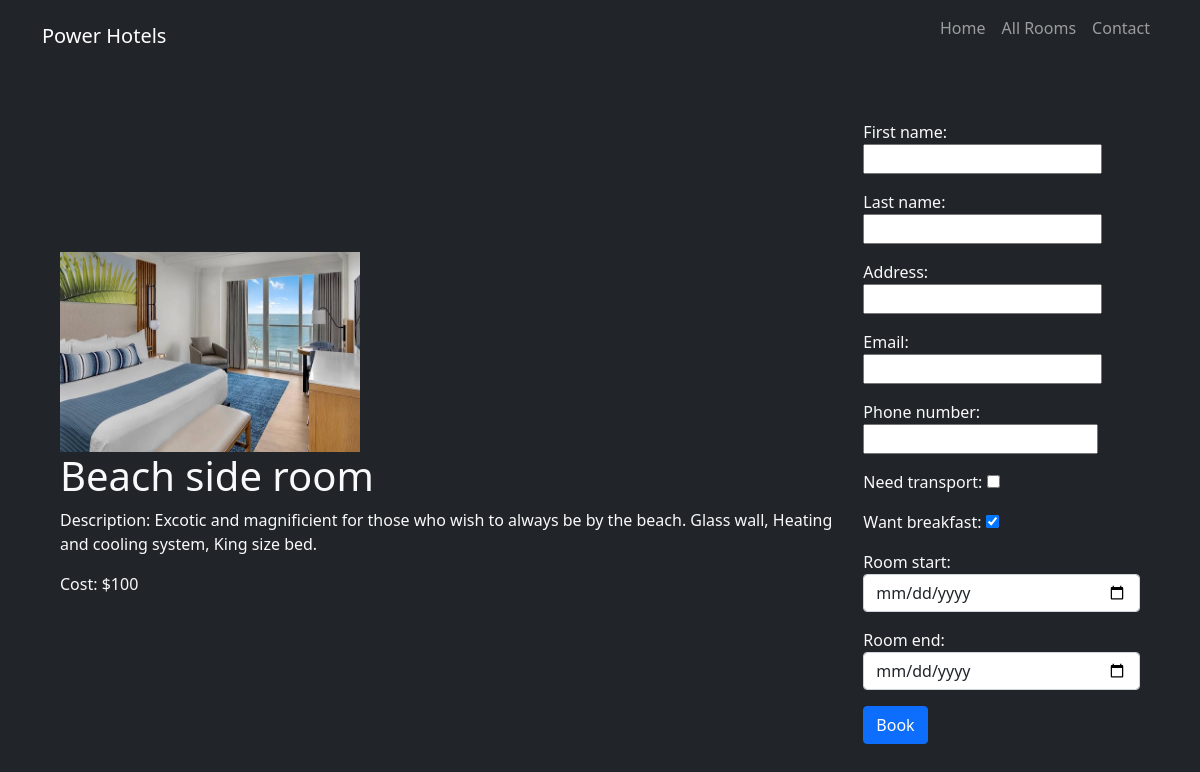
The app's page /room/2 with its own data.
### room/models.py (models this page shows, shortened)
class Room(models.Model):
    name = models.CharField(max_length=50)
    description = models.CharField(max_length=400)
    costper_night = models.PositiveIntegerField()
    is_booked = models.BooleanField(default=False)
    image = models.ImageField(null= True)

### customer/views.py (the view, shortened to what this page needs)
# urls.py: path('room/<id>', views.room_view, name = "room"),
def room_view(request, id):
    room = Room.objects.get(id = id)
    form = bookingForm()
    todaydate = datetime.date.today()
    context ={
        'room' : room,
        'form' : form,
    }
    return render(request, "rooms.html", context)

### customer/forms.py
class bookingForm(forms.ModelForm):
    class Meta:
        model = Customer
        exclude = ['room', 'booking_date']
        widgets = {
            'room_start': forms.DateInput(
                attrs={ 'type': 'date',
                        'placeholder': 'yyyy-mm-dd(Check in date)',
                        'class': 'form-control',
                        'min': datetime.date.today()}
            ),
            'room_end': forms.DateInput(
                attrs={ 'type': 'date',
                        'placeholder': 'yyyy-mm-dd(Check in date)',
                        'class': 'form-control',
                        'min': datetime.date.today()}
            )
        }

### template/rooms.html (shortened to what this page needs)
{% load static %}
<!DOCTYPE html>
<html>
    <head>
        <link href="{% static 'css/bootstrap.min.css' %}"  rel="stylesheet">
    </head>
    <body>
        <nav class="navbar navbar-expand-lg bg-dark navbar-dark">
            <div class="container">
                <a href="{% url 'home' %}" class="navbar-brand">Power Hotels</a>
                <div class="collapse navbar-collapse" id="navmenu">
                    <ul class="navbar-nav ms-auto">
                        <li class="nav-item">
                            <a href = "{% url 'home' %}" class="nav-link"><p>Home</p></a>
                        </li>
                        <li class="nav-item">
                            <a href ="{% url 'allroom' %}" class="nav-link"><p>All Rooms</p></a>
                        </li>
                        <li class="nav-item">
                            <a href ="/#contact" class="nav-link"><p>Contact</p></a>
                        </li>
                    </ul>
                </div>
            </div>
        </nav>
        <section class="bg-dark text-light p-5 text-sm-start">
            <div class="container">
                <div class="d-sm-flex align-items-center justify-content-between">
                    <div>
                        {% if room.image %}
                            <img src="{{ room.image.url }}" width="300px" height="200px">
                        {% endif %}
                        <h1>{{ room.name }}</h1>
                        <p>Description: {{ room.description }}</p>
                        <p>Cost: ${{ room.costper_night }}</p>
                    </div>
                    {% if room.is_booked %}
                    <p>Room is booked</p>
                    {% else %}
                    <form action = " " method="post" enctype="multipart/form-data">
                        {{ form.as_p }}
                        <input type = "submit" value="Book" class="btn btn-primary btn-md">
                    </form>
                    {% endif %}
                </div>
            </div>
        </section>
    </body>
</html>

### records on screen
Room: image (picture), name "Beach side room", description "Excotic and magnificient for those who wish to always be by the beach. Glass wall, Heating and cooling system, King size bed.", costper_night "100"
